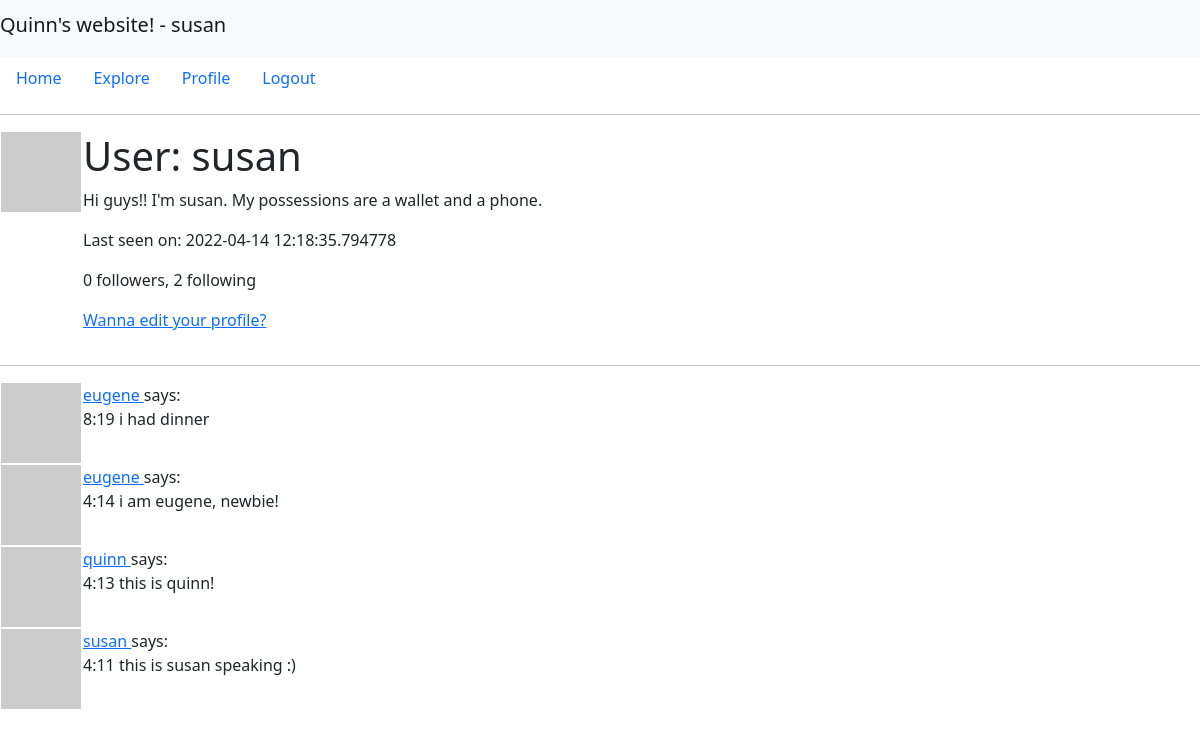
Page /user/susan (signed in) on the committed database.
### app/models.py (models this page shows, shortened)
class User(UserMixin,db.Model): # tutorial 5 -usermixin
    id=db.Column(db.Integer,primary_key=True)
    username=db.Column(db.String(64),index=True,unique=True)
    email=db.Column(db.String(120),index=True,unique=True)
    password_hash=db.Column(db.String(128))
    posts=db.relationship('Post',backref='author',lazy='dynamic') # User 생성시에 posts는 입력하지 않음,걍 relationship임(line45와 비교)
    about_me=db.Column(db.String(140))
    last_seen=db.Column(db.DateTime,default=datetime.utcnow)
    followed=db.relationship(
        'User',secondary=followers,
        primaryjoin=(followers.c.follower_id==id), # 팬(follower)
        secondaryjoin=(followers.c.followed_id==id), # 연예인(followed)
        backref=db.backref('followers',lazy='dynamic'),lazy='dynamic'#
    )
    def avatar(self,size):
        digest=md5(self.email.lower().encode('utf-8')).hexdigest()
        return 'https://www.gravatar.com/avatar/{}?d=identicon&s={}'.format(digest,size)
    def followed_posts(self):
        followed= Post.query.join( # after join: 전체 post 테이블에 follower id가 추가됨.
            followers,(followers.c.followed_id==Post.user_id)).filter(
                followers.c.follower_id==self.id)
        own=Post.query.filter_by(user_id=self.id)
        return followed.union(own).order_by(Post.timestamp.desc()) # after filter: 이 함수를 쓸 follower user가 follow한 포스트 테이블만 추려짐

class Post(db.Model):
    id=db.Column(db.Integer,primary_key=True)
    body=db.Column(db.String(140))
    timestamp=db.Column(db.DateTime,index=True,default=datetime.utcnow)
    user_id=db.Column(db.Integer,db.ForeignKey('user.id')) # user_id는 Post를 생성할 때 필수로 입력해야 함.

### app/routes.py (the view)
@app.route('/user/<username>') # user's profile page
@login_required
def user(username):
    user=User.query.filter_by(username=username).first_or_404() # first()의 variant로, query했을 때 값이 없으면 404 error발생
    posts=current_user.followed_posts().all()
    form=EmptyForm() # 팔로우 기능만들때 추가된 코드
    return render_template('user.html',user=user,posts=posts,form=form)

### app/models.py (called while the page is built)
@login.user_loader # tutorial 5 - every time when logged in user navigates to new page, flask-login retrieves id of him from the session and load it into memory
def load_user(id):# bc flask-login know nothing about db, so user_loader helps the extention to load a user
    return User.query.get(int(id))

### app/routes.py (called while the page is built)
@app.before_request # this decorator is useful bc now i can insert code i want to execute before any view function
def before_request():
    if current_user.is_authenticated:
        current_user.last_seen=datetime.utcnow()
        db.session.commit()

### app/templates/user.html (shortened to what this page needs)
{% extends 'layout/base.html' %}
{% block content%}
<table>
    <tr valign="top">
        <td><img src="{{user.avatar(128)}}"></td>
        <td>
            <h1>User: {{user.username}}</h1>
            {%if user.about_me%}<p>{{user.about_me}}</p>{%endif%}
            {%if user.last_seen%}<p>Last seen on: {{user.last_seen}}</p>{%endif%}
            <p>{{user.followers.count()}} followers, {{user.followed.count()}} following</p>
            {%if user ==current_user%}
            <p><a href="{{url_for('edit_profile')}}">Wanna edit your profile?</a></p>
            {%endif%}
        </td>
    </tr>
</table>
    <hr>
    {%for post in posts%}
    {%include 'layout/_post.html'%}
    {%endfor%}
{%endblock%}

### app/templates/layout/base.html (shortened to what this page needs)
<!doctype html>
<html lang="en">
  <head>
    <link href="https://cdn.jsdelivr.net/npm/bootstrap@5.1.3/dist/css/bootstrap.min.css" rel="stylesheet">
  </head>
  <body>
    <nav class="navbar navbar-light bg-light">
      <span class="navbar-brand mb-2 h1">Quinn's website! - {{current_user.username}}</span>
    </nav>
    <ul class="nav">
      <li class="nav-item">
        <a class="nav-link" href="{{url_for('index')}}">Home</a>
      </li>
      <li class="nav-item">
        <a class="nav-link" href="{{url_for('explore')}}">Explore</a>
      </li>
      {% if current_user.is_anonymous %}
      <li class="nav-item">
        <a class="nav-link" href="{{url_for('login')}}">Login</a>
      </li>
      {%else %}
      <li class="nav-item">
        <a class="nav-link" href="{{url_for('user',username=current_user.username)}}">Profile</a>
      </li>
      <li class="nav-item">
        <a class="nav-link" href="{{url_for('logout')}}">Logout</a>
      </li>
      {%endif%}
    </ul>
    <hr>
    {%block content%}
    {%endblock%}
  </body>
</html>

### app/templates/layout/_post.html
<table>
    <tr valign="top">
        <td><img src="{{post.author.avatar(36)}}"></td>
        <td>
            <a href="{{url_for('user',username=post.author.username)}}">
                {{post.author.username}}
            </a>
            says:<br>{{post.body}}
        </td>
    </tr>
</table>

### rows in the picture
User: username "susan", about_me "Hi guys!! I'm susan. My possessions are a wallet and a phone.", last_seen "2022-04-14 12:18:35.794778"
Post: author.username "eugene", body "8:19 i had dinner"
Post: author.username "eugene", body "4:14 i am eugene, newbie!"
Post: author.username "quinn", body "4:13 this is quinn!"
Post: author.username "susan", body "4:11 this is susan speaking :)"

### other values in the picture
{{ user.followers.count() }} "0"
{{ user.followed.count() }} "2"
